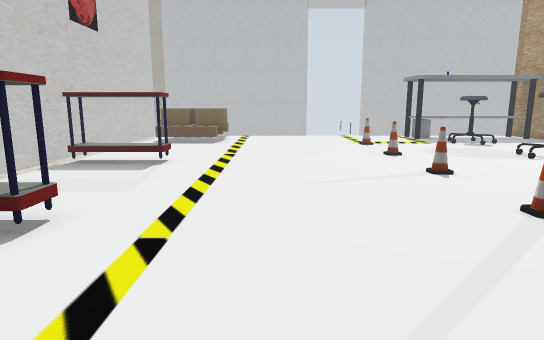
view 1 (above)

19 first-person views from a walk through a world built for the Gazebo simulator. The camera is 0.46 m above the floor, tilts 10° down and sees 75° across. The floor is counted in squares, 0.2 m on a side. Each view is taken from the middle of a square. On the plan, view 1 faces up. The plan holds only what a view shows up to about 20 squares ahead; the rest is blank. Some stock models are drawn as simple stand-ins.

view 2
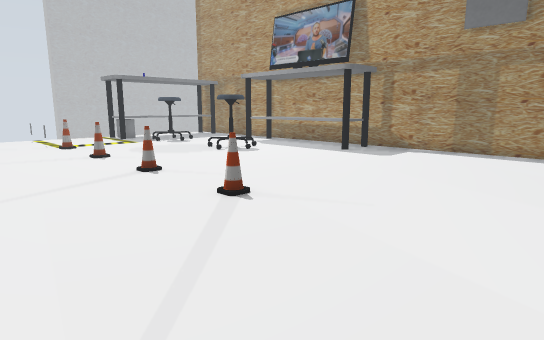

view 3
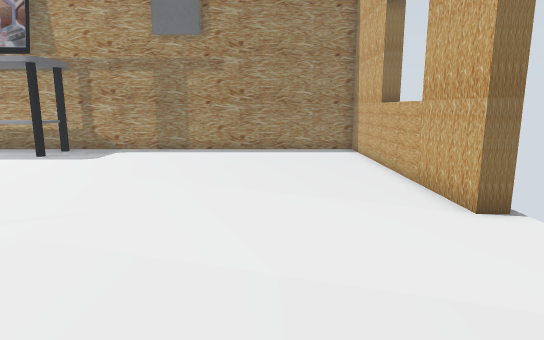

view 4
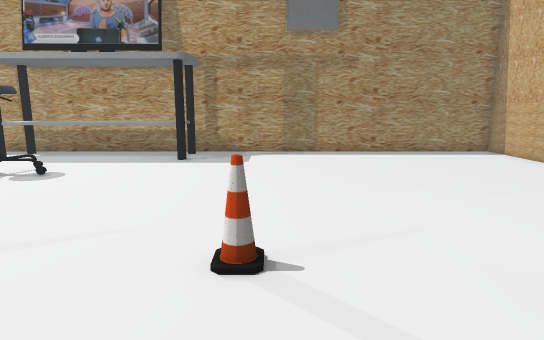

view 5
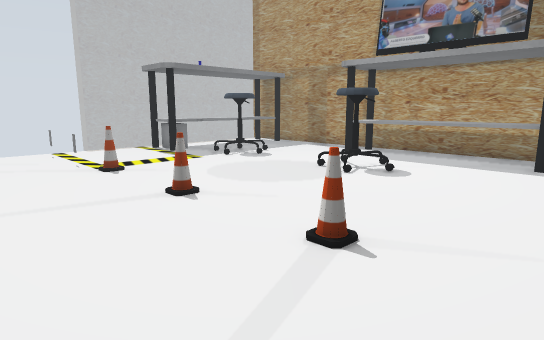

view 6
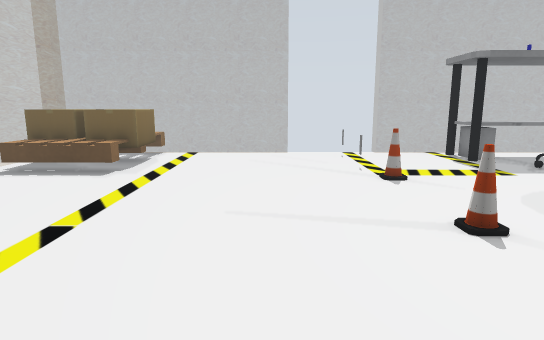

view 7
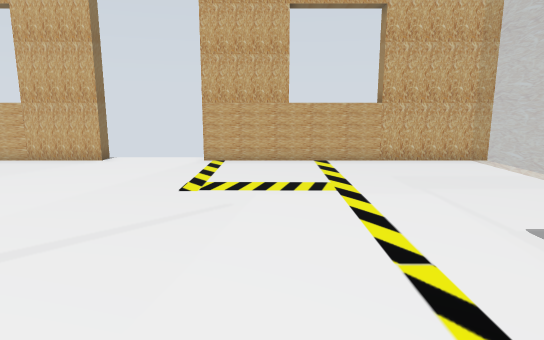

view 8
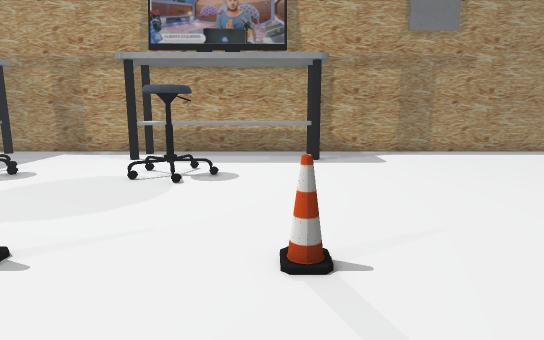

view 9
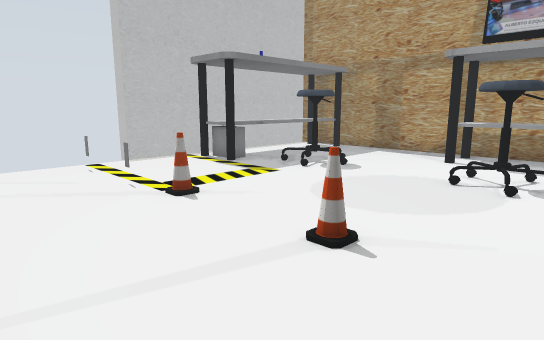

view 10
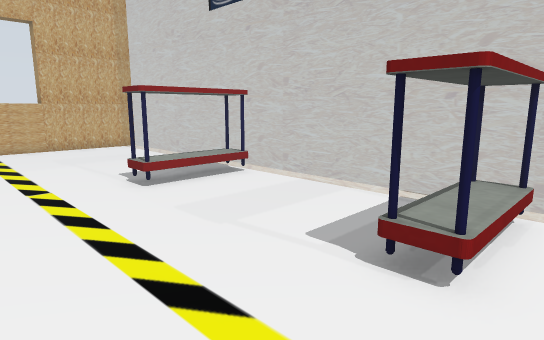

view 11
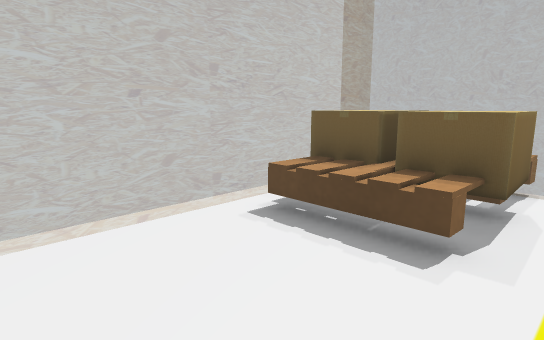

view 12
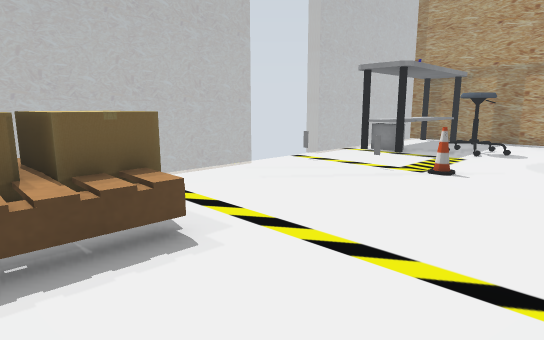

view 13
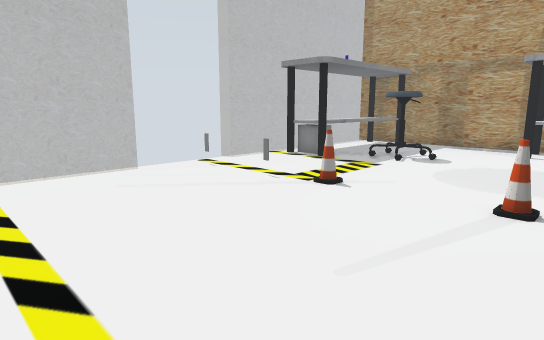

view 14
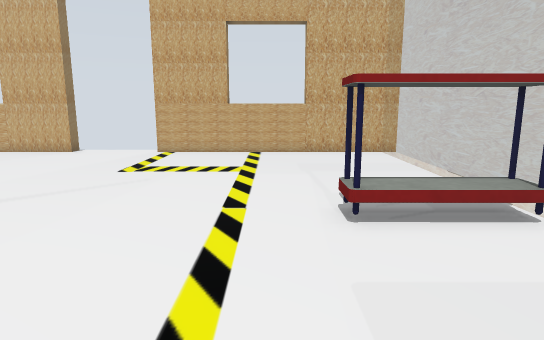

view 15
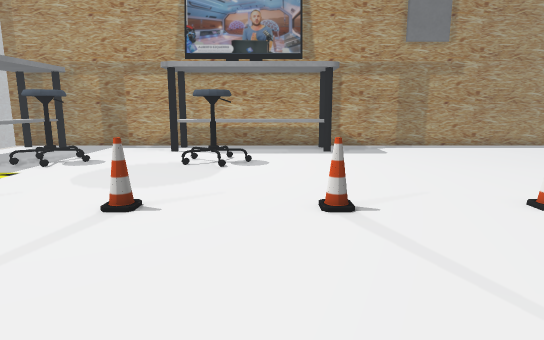

view 16
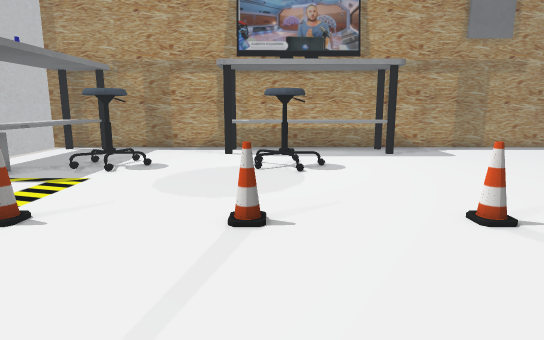

view 17
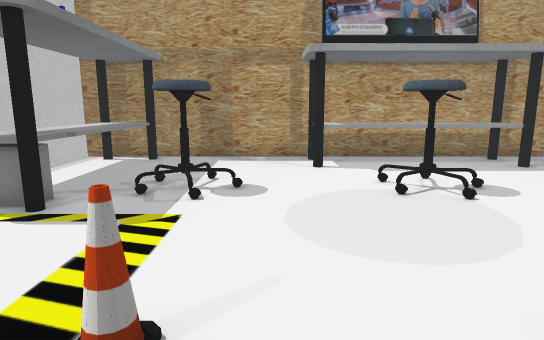

view 18
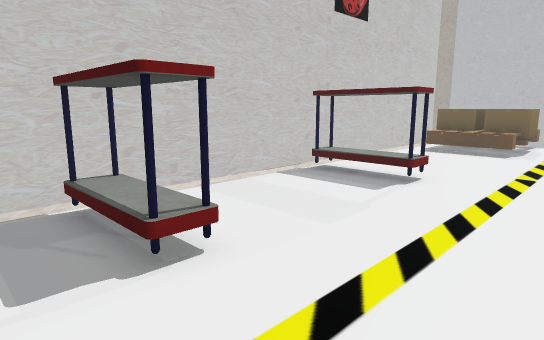

view 19
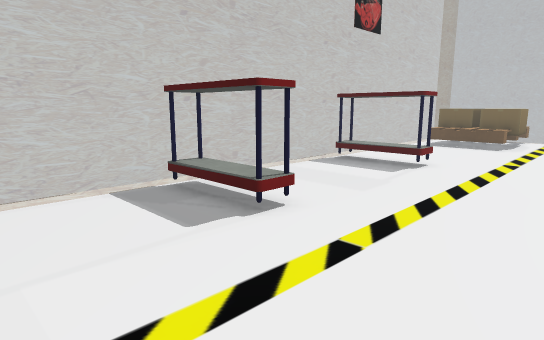

### Floor plan
Key: @ floor where view 1 was taken; # wall or solid block; . main floor; : floor 0.05 m higher than the main floor; D open door; = window, fence, low wall or low ledge; C cone; S stool; H shelf; T table; A cart; P pallet; B cardboard box; O other object.
Columns run from 10 left of view 1 to 20 right of it. Each row starts with its distance up from view 1.
 30  ============DDDDD============#
 29  ==   P======DDDDD============#
 28  = B PB........A....TTTTTTTTTT#
 27  =BBBBB.............TTTTTTTTTT#
 26  =  BBB..............TTOTTTTTT#
 25  =BBBBB........A..............#
 24  =PPPPP...............SSS.....#
 23  =..............C.....SSS.....#
 22  =..............C......:......#
 21  =............................#
 20  =.........................TT.#
 19  =.........................TTT#
 18  =..............C..........TTT#
 17  =..............C.....SSS..T O#
 16  =HHHH................SSS..T O#
 15  =HHHH.................:...T O#
 14  =.........................T O#
 13  =..............C..........TTT#
 12  =..............C..........TTT#
 11  =.........................TTT#
 10  =............................#
  9  =............................#
  8  =..............C.............#
  7  =HHHH..........C.............#
  6  =HHHH........................#
  5  =............................#
  4  =............................#
  3  =............................#
  2  =............................#
  1  =............................#
  0  =........@...................#
 -1  =............................#
 -2  =............................#
 -3  =............................#
 -4 #=............................#
 -5 #=###########DDDDD#############

Positions as (right, up) in squares from view 1, and headings:
1: (0, 0), facing up
2: (0, 0), facing up-right
3: (0, 0), facing right
4: (1, 7), facing right
5: (1, 9), facing up-right
6: (2, 11), facing up
7: (0, 11), facing down
8: (1, 13), facing right
9: (1, 14), facing up-right
10: (0, 17), facing down-left
11: (-2, 18), facing up-left
12: (-7, 18), facing up-right
13: (-3, 16), facing up-right
14: (-3, 14), facing down
15: (-2, 14), facing right
16: (-1, 17), facing right
17: (3, 21), facing right
18: (0, 4), facing up-left
19: (1, 1), facing up-left
